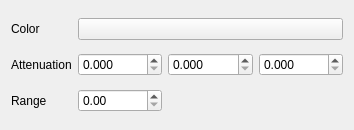
<?xml version="1.0" encoding="UTF-8"?>
<ui version="4.0">
 <class>PointLight</class>
 <widget class="QWidget" name="PointLight">
  <property name="geometry">
   <rect>
    <x>0</x>
    <y>0</y>
    <width>354</width>
    <height>130</height>
   </rect>
  </property>
  <property name="maximumSize">
   <size>
    <width>16777215</width>
    <height>130</height>
   </size>
  </property>
  <property name="windowTitle">
   <string>PointLight</string>
  </property>
  <layout class="QGridLayout" name="gridLayout">
   <item row="0" column="0">
    <widget class="QLabel" name="label">
     <property name="maximumSize">
      <size>
       <width>50</width>
       <height>16777215</height>
      </size>
     </property>
     <property name="text">
      <string>Color</string>
     </property>
    </widget>
   </item>
   <item row="1" column="2">
    <widget class="QDoubleSpinBox" name="doubleSpinBox_attX">
     <property name="decimals">
      <number>3</number>
     </property>
     <property name="singleStep">
      <double>0.010000000000000</double>
     </property>
    </widget>
   </item>
   <item row="1" column="3">
    <widget class="QDoubleSpinBox" name="doubleSpinBox_attY">
     <property name="decimals">
      <number>3</number>
     </property>
     <property name="singleStep">
      <double>0.010000000000000</double>
     </property>
    </widget>
   </item>
   <item row="1" column="4">
    <widget class="QDoubleSpinBox" name="doubleSpinBox_attZ">
     <property name="decimals">
      <number>3</number>
     </property>
     <property name="singleStep">
      <double>0.010000000000000</double>
     </property>
    </widget>
   </item>
   <item row="1" column="0">
    <widget class="QLabel" name="label_2">
     <property name="text">
      <string>Attenuation</string>
     </property>
    </widget>
   </item>
   <item row="0" column="2" colspan="3">
    <widget class="QPushButton" name="pushButton_color">
     <property name="palette">
      <palette>
       <active/>
       <inactive/>
       <disabled/>
      </palette>
     </property>
     <property name="autoFillBackground">
      <bool>false</bool>
     </property>
     <property name="text">
      <string/>
     </property>
     <property name="autoDefault">
      <bool>false</bool>
     </property>
     <property name="default">
      <bool>false</bool>
     </property>
     <property name="flat">
      <bool>false</bool>
     </property>
    </widget>
   </item>
   <item row="2" column="0">
    <widget class="QLabel" name="label_3">
     <property name="text">
      <string>Range</string>
     </property>
    </widget>
   </item>
   <item row="2" column="2">
    <widget class="QDoubleSpinBox" name="doubleSpinBox_range"/>
   </item>
  </layout>
 </widget>
 <resources/>
 <connections/>
</ui>
